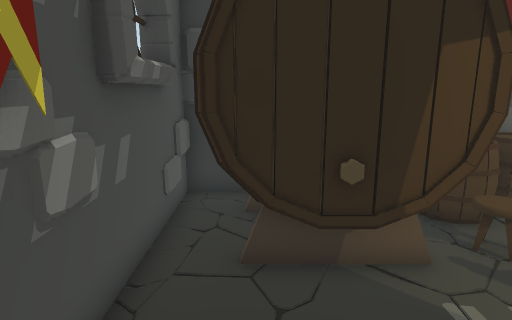
View 1 (above)

15 first-person views from a walk through a 3-D level made in the Unity game engine. The camera is 1.5 m above the floor, tilts 12° down and sees 75° across. The floor is counted in squares, 0.5 m on a side. Each view is taken from the middle of a square. On the plan, view 1 faces up. The plan holds only what a view shows up to about 20 squares ahead; the rest is blank. The player is left out.

View 2
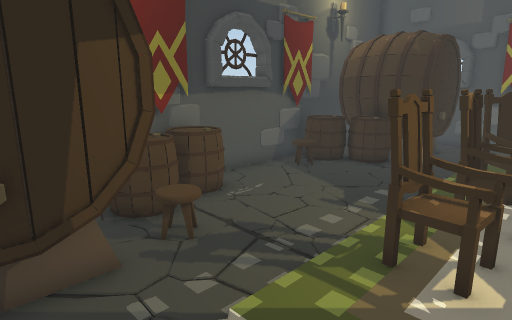

View 3
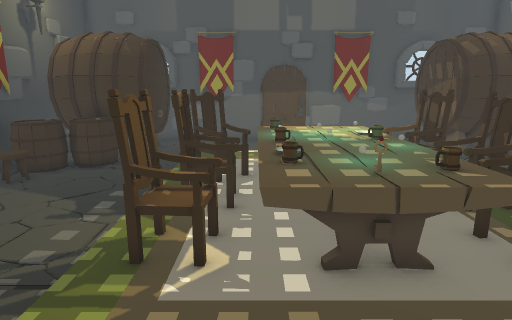

View 4
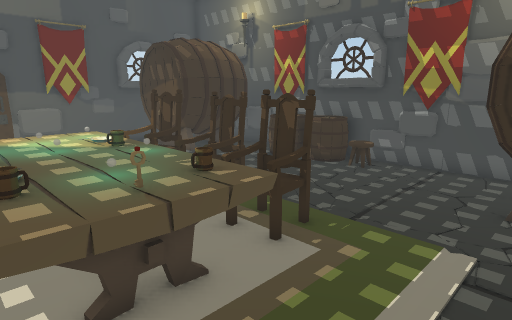

View 5
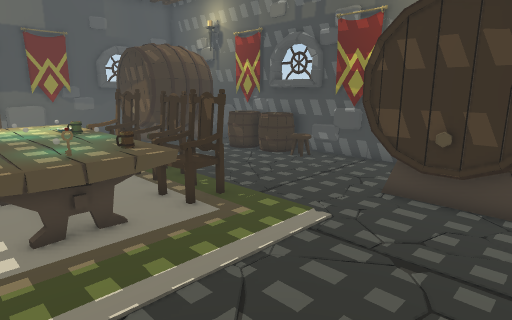

View 6
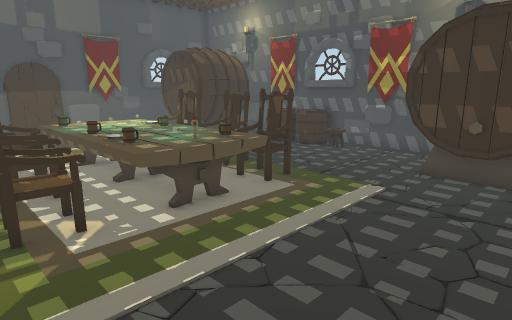

View 7
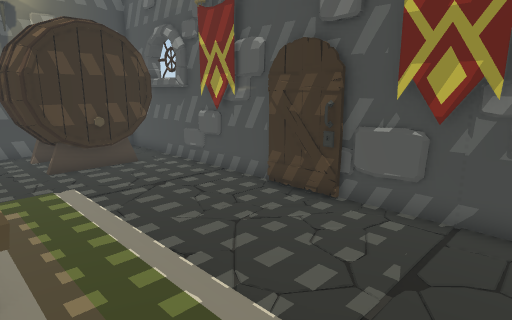

View 8
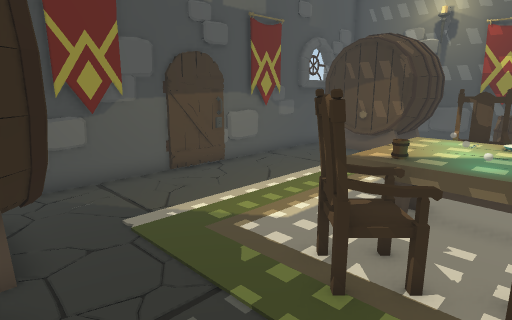

View 9
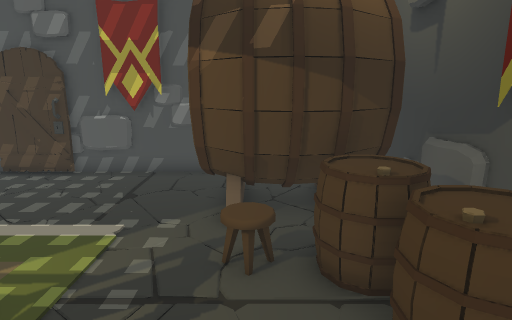

View 10
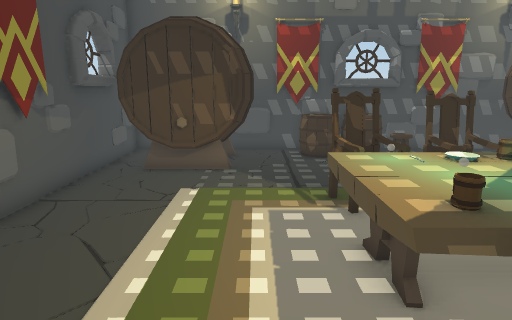

View 11
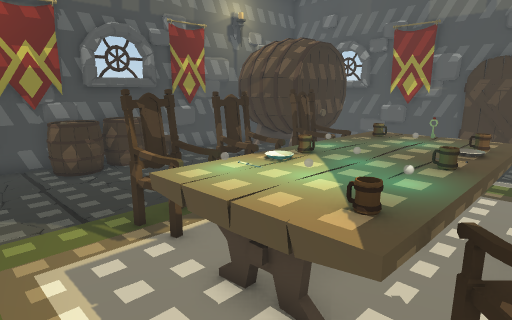

View 12
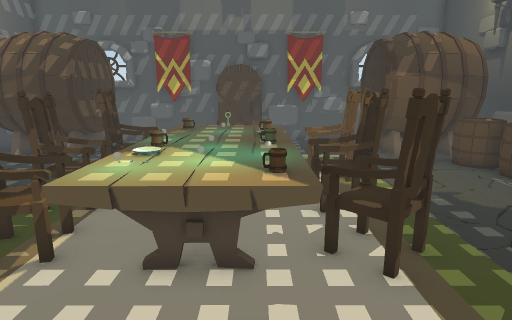

View 13
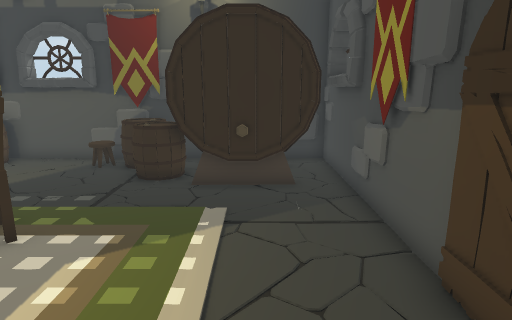

View 14
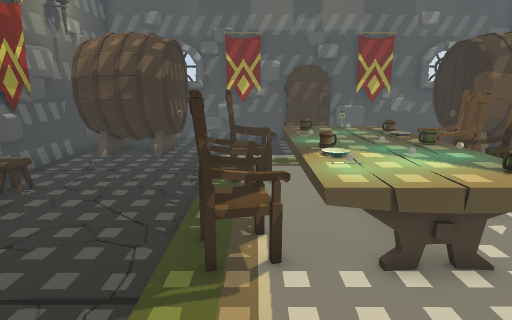

View 15
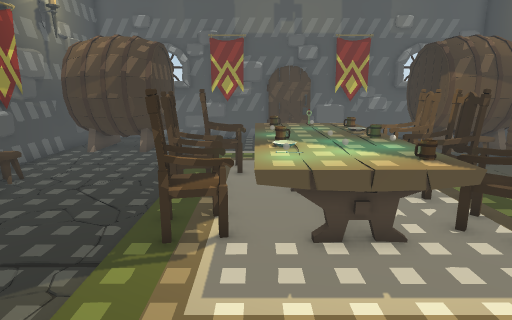

### Floor plan
Key: @ floor where view 1 was taken; # wall or solid block; . floor; B banner; A barrel; C chair; R carpet; T table; O other object.
Columns run from 2 left of view 1 to 21 right of it. Each row starts with its distance up from view 1.
 10 ############ ###########
  9 #   AA#ABA#####BAAAA   #
  8 # AAAAAAAAA...OAAAAA   #
  7 #    AAA.......AAAA    #
  6 #AA AAAO........AAAA AA#
  5 #AAAAAA..........AAAAAA#
  4 #..................... #
  3 #......................#
  2 #.....  CCCCC.CC   ....#
  1 #.....  CCRCCCCC  .....#
  0 #.@... RTTTTTTCTR  ....#
 -1 #..... RTTTTTTTTR  R...#
 -2 #..... RTTTTTTTTR  R...#
 -3 #..... RTTTTTTTTRR ....#
 -4 #.....RRTTTTTTTTR  ....#
 -5 #.....  CCRCCCCC   ....#
 -6 #.....  CCCCC.CC   ....#
 -7 #..........CR..........#
 -8 #......................#
 -9 #AAAAAA..........AAAAAA#
-10 #   AAA..........AAA   #
-11 #    AA.......A..AA    #
-12 # AAAAA...OAAAAA.AAAAA #
-13 #  AAAA#####A#AB##A    #
-14 ####################  ##

Positions as (right, up) in squares from view 1, and headings:
1: (0, 0), facing up
2: (1, 0), facing up-right
3: (1, 0), facing right
4: (2, 0), facing down-right
5: (-1, 0), facing down-right
6: (-1, 3), facing down-right
7: (6, 4), facing down-left
8: (10, 6), facing down-right
9: (10, 6), facing left
10: (15, 3), facing down
11: (16, 1), facing down-left
12: (18, -1), facing left
13: (18, -5), facing up
14: (18, -5), facing left
15: (19, -4), facing left
